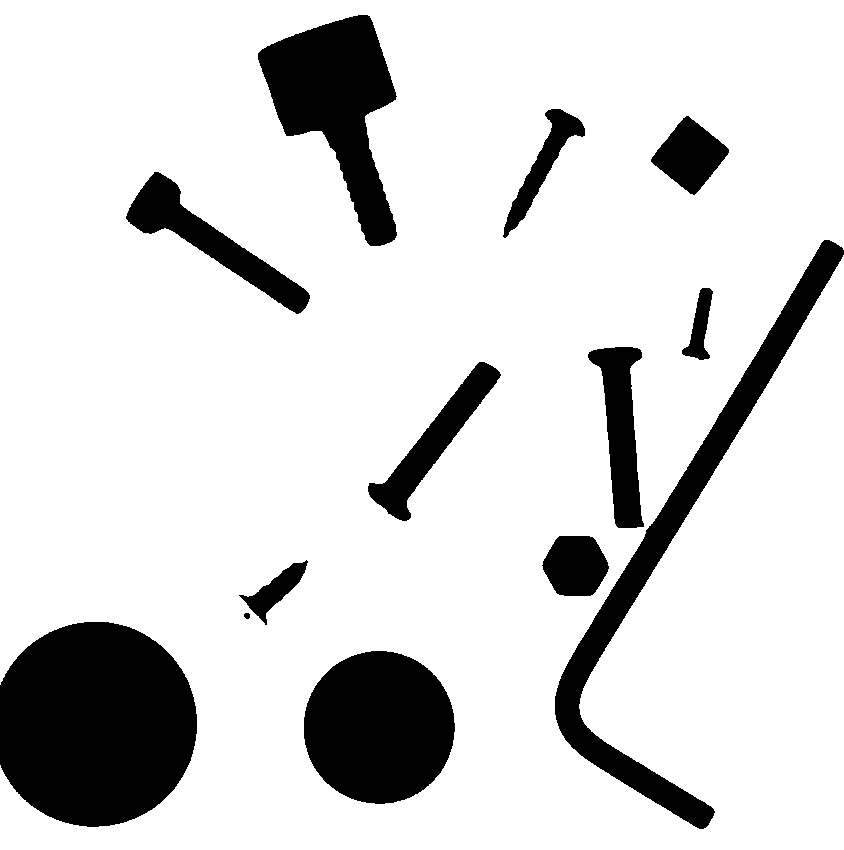
#> input picture python/5xm.png, 844 x 850 px
$ python morpho.py
#> lines starting #> are read from the running program, lines starting #| are printed output that depends on the picture; after the words box and inside, x2 and y2 are one past the last pixel; in counts of white or black regions, pixels touching at a corner belong together; long printed decimals are rounded
#https://cloud.tencent.com/developer/article/1897397?from=article.detail.1900798
#based on morphology and connectivity
import numpy as np
import cv2

img = cv2.imread('5xm.png')
#> img is the input picture: shape (850, 844, 3); 84.2% white; 13 black regions, largest, box (x1, y1, x2, y2) and area: (0, 622, 197, 827) 32590, (555, 240, 844, 829) 18171, (304, 651, 455, 804) 18153
height,width,ch=img.shape

for i in range(height):
    for j in range(width):
        for k in range(ch):
            img[i,j,k]=255-img[i,j,k]
cv2.imshow('src', img)

gray = cv2.cvtColor(img, cv2.COLOR_BGR2GRAY)
ret, thres= cv2.threshold(gray, 71, 255, cv2.THRESH_BINARY)
#cv2.imshow('thres', thres)

KS=4  #use small kernel
k1=np.zeros((2*KS+1,2*KS+1), np.uint8)
cv2.circle(k1,(KS,KS),KS,(1,1,1),-1, cv2.LINE_AA)
erode = cv2.morphologyEx(thres, cv2.MORPH_ERODE, k1)#膨胀操作
#> erode: shape (850, 844); 12.7% white; 12 white regions, largest, box (x1, y1, x2, y2) and area: (0, 626, 193, 823) 30383, (308, 655, 451, 800) 16293, (262, 19, 393, 242) 13317
#cv2.imshow('erode', erode)

# 连通域分析
num_labels, labels, stats, centers = cv2.connectedComponentsWithStats(erode, connectivity=8)
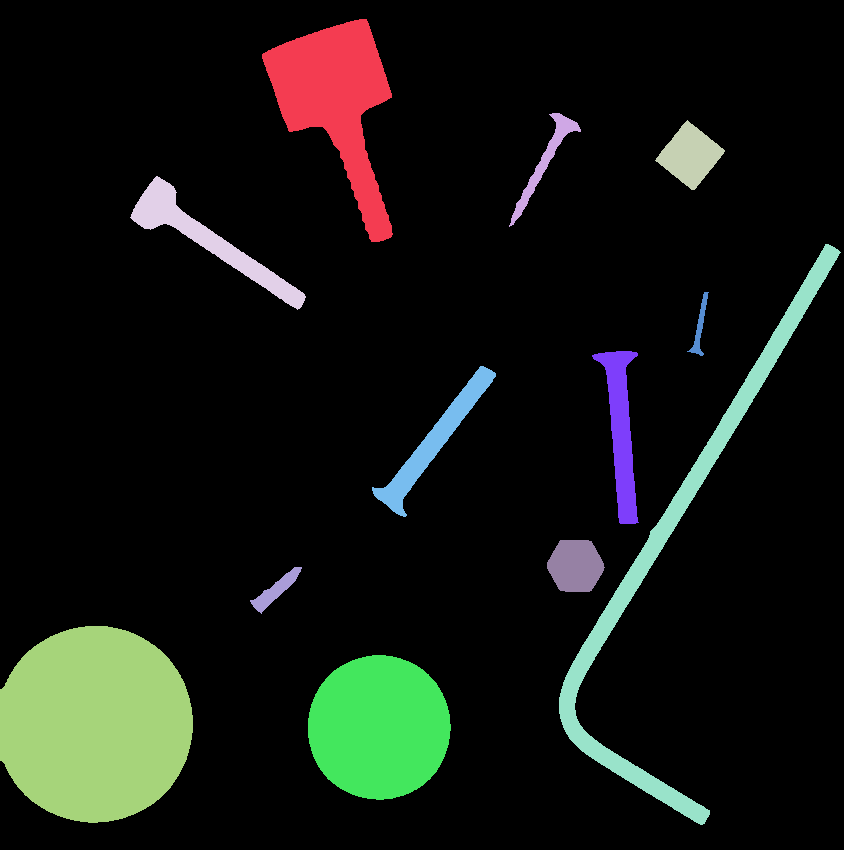
#> labels: shape (850, 844) int32; 13 distinct labels, from 0 to 12; one colour per label, 0 black
#> num_labels = 13; stats = 13 rows, first 6: [0, 0, 844, 850, 626201], [262, 19, 131, 223, 13317], [509, 113, 72, 114, 1314], [655, 120, 70, 70, 2570], [130, 176, 176, 134, 4464], [559, 244, 282, 581, 12334]; centers = 13 rows, first 8: [433.6, 408.7], [335.7, 101.3], [544.9, 160], [689.8, 155.1], [206.9, 238.8], [679, 550.9], [699.6, 326.6], [620.7, 431]

# 连通域数量
print('num_labels = ',num_labels)
#| num_labels =  13
# 连通域的信息：对应各个轮廓的x、y、width、height和面积
print('stats = ',stats)
#| stats =  [[     0      0    844    850 626201]
#|  [   262     19    131    223  13317]
#|  [   509    113     72    114   1314]
#|  [   655    120     70     70   2570]
#|  [   130    176    176    134   4464]
#|  [   559    244    282    581  12334]
#> (further printed lines are left out)
# 连通域的中心点
print('centroids = ',centers)
#| centroids =  [[433.633 408.680]
#|  [335.745 101.266]
#|  [544.907 159.983]
#|  [689.760 155.074]
#|  [206.901 238.826]
#|  [679.018 550.891]
#> (further printed lines are left out)
# 每一个像素的标签1、2、3.。。，同一个连通域的标签是一致的
print('labels = ',labels)
#> (printed output is left out)

# 不同的连通域赋予不同的颜色
output = np.zeros((img.shape[0], img.shape[1], 3), np.uint8)
for i in range(1, num_labels):
    mask = labels == i
    output[:, :, 0][mask] = np.random.randint(0, 255)
    output[:, :, 1][mask] = np.random.randint(0, 255)
    output[:, :, 2][mask] = np.random.randint(0, 255)
#> this loop made 12 passes
#> pass 1, `mask = labels == i`:
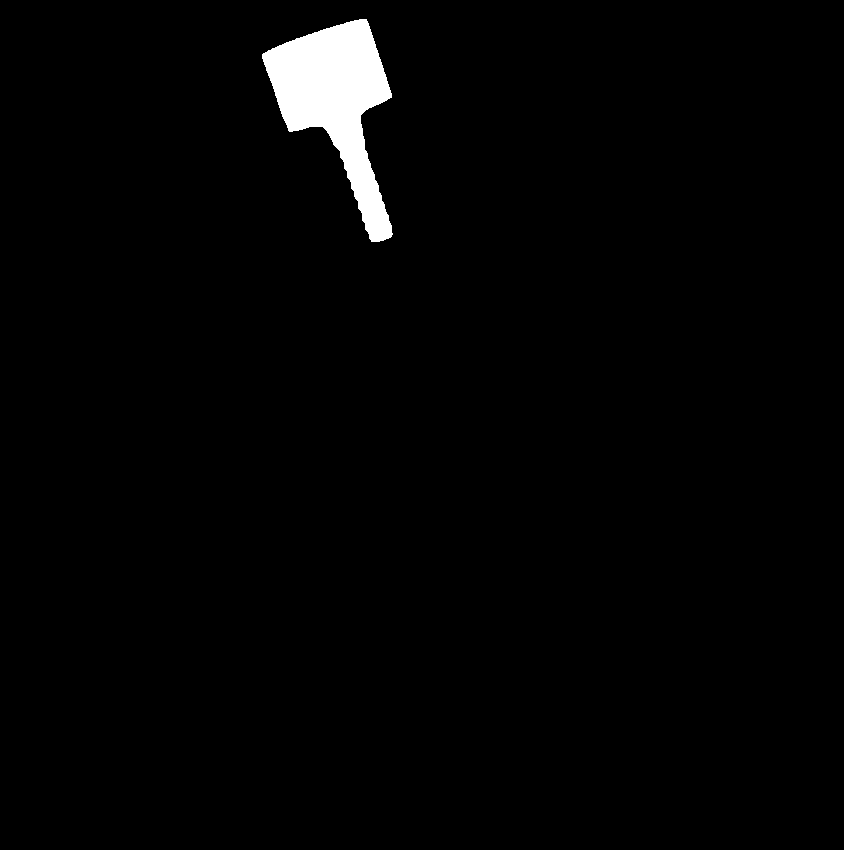
#> mask: shape (850, 844) bool; 1.9% white; 1 white region, box (x1, y1, x2, y2) and area: (262, 19, 393, 242) 13317
#> after the loop:
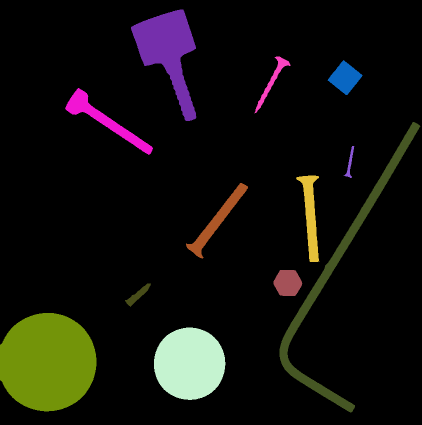
#> output: shape (850, 844, 3) (shown at 1/2 size); mean of channels 0, 1, 2 12.2, 16.5, 17.4; drawn as B, G, R

cv2.imwrite('output.png', output)
dilate = cv2.morphologyEx(output, cv2.MORPH_DILATE, k1)#膨胀操作
#cv2.imshow('dilate', dilate)

#k2=np.ones((3,3), np.uint8)
#dilate = cv2.morphologyEx(dilate, cv2.MORPH_GRADIENT, k2)#膨胀操作
result = cv2.addWeighted(img,0.8,dilate,0.5,0) #图像权重叠加
for i in range(1,len(centers)):
  cv2.drawMarker(result, (int(centers[i][0]),int(centers[i][1])),(0,0,255),1,20,2)
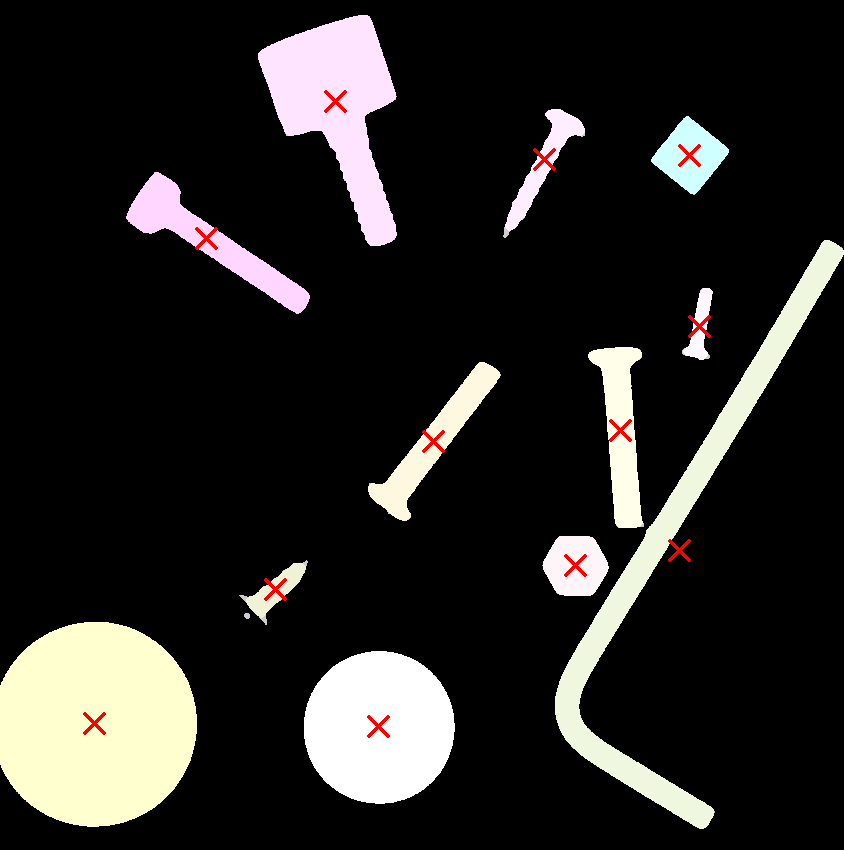
#> result: shape (850, 844, 3); mean B, G, R 36, 38.2, 39.7

cv2.putText(result,"count=%d"%(len(centers)-1),(20,30),0,1,(0,255,0),2)
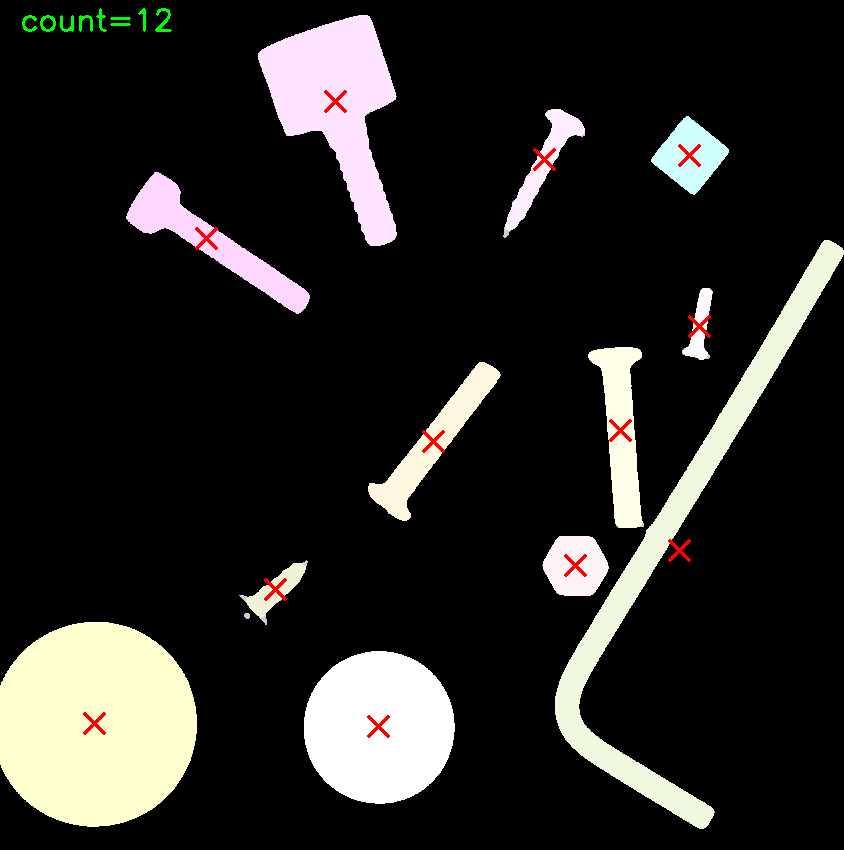
#> result: shape (850, 844, 3); 0.13% of pixels changed, all inside (x1, y1, x2, y2) = (22, 8, 172, 32)
cv2.imwrite('result.png', result)

$ run again, with python/0.jpg saved as python/5xm.png
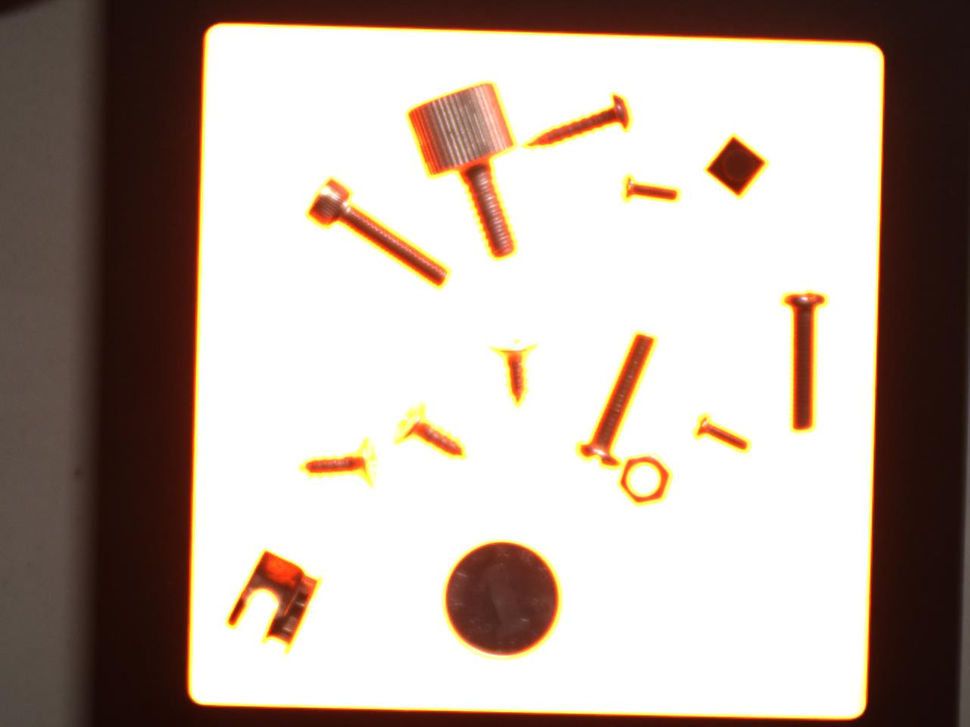
#> input picture python/0.jpg, 970 x 727 px, shrunk from 1280 x 960 before the run
#> img is the input picture: shape (727, 970, 3); mean B, G, R 159.6, 168.7, 183
#> thres: shape (727, 970); 39.8% white; 20 white regions (4 under 20 px), largest, box (x1, y1, x2, y2) and area: (0, 0, 970, 727) 244075, (446, 542, 558, 655) 10035, (409, 88, 514, 257) 7197
#> erode: shape (727, 970); 36.1% white; 24 white regions (9 under 20 px), largest, box (x1, y1, x2, y2) and area: (0, 0, 970, 727) 233225, (450, 546, 554, 651) 8668, (413, 93, 509, 253) 3911
#> `num_labels, labels, stats, centers = cv2.connectedComponentsWithStats(..`:
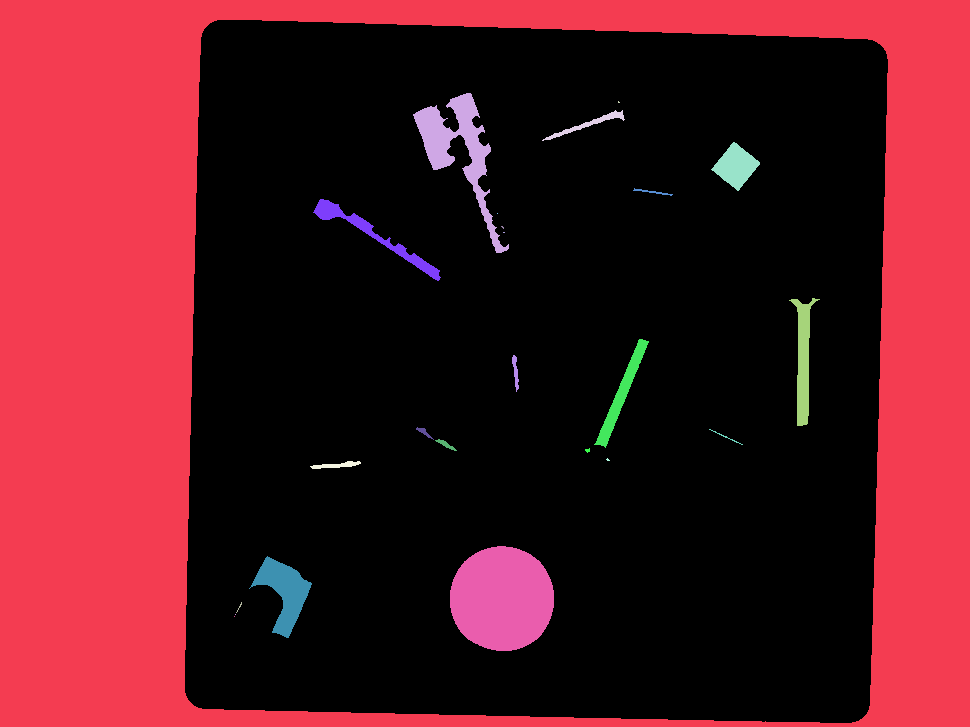
#> labels: shape (727, 970) int32; 25 distinct labels, from 0 to 24; one colour per label, 0 black
#> num_labels = 25; stats = 25 rows, first 6: [185, 20, 703, 703, 450794], [0, 0, 970, 727, 233225], [413, 93, 96, 160, 3911], [618, 101, 2, 2, 3], [542, 110, 83, 31, 406], [711, 142, 49, 49, 1252]; centers = 25 pairs, first value 234 to 802.9, second value 101.7 to 616
#| num_labels =  25
#| stats =  [[   185     20    703    703 450794]
#|  [     0      0    970    727 233225]
#|  [   413     93     96    160   3911]
#|  [   618    101      2      2      3]
#|  [   542    110     83     31    406]
#|  [   711    142     49     49   1252]
#> (further printed lines are left out)
#> (printed output is left out)
#> (printed output is left out)
#> the loop `for i in range(1,len(centers)):` made 24 passes
#> `cv2.putText(result,"count=%d"%(len(centers)-1),(20,30),0,1,(0,255,0),2)`:
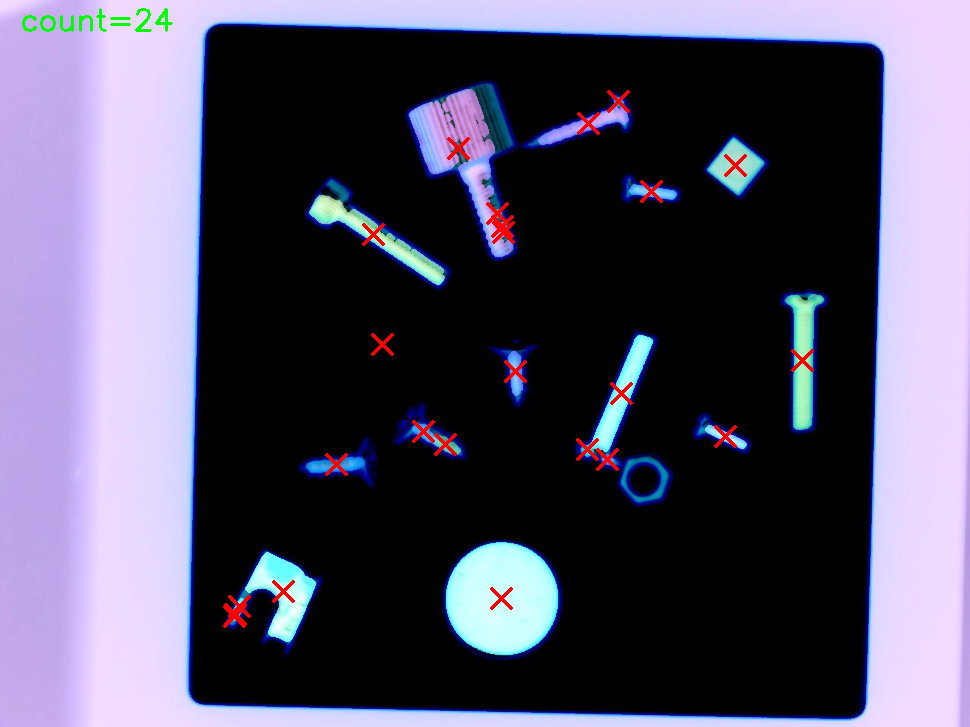
#> result: shape (727, 970, 3); mean B, G, R 101.4, 79.9, 82.9
